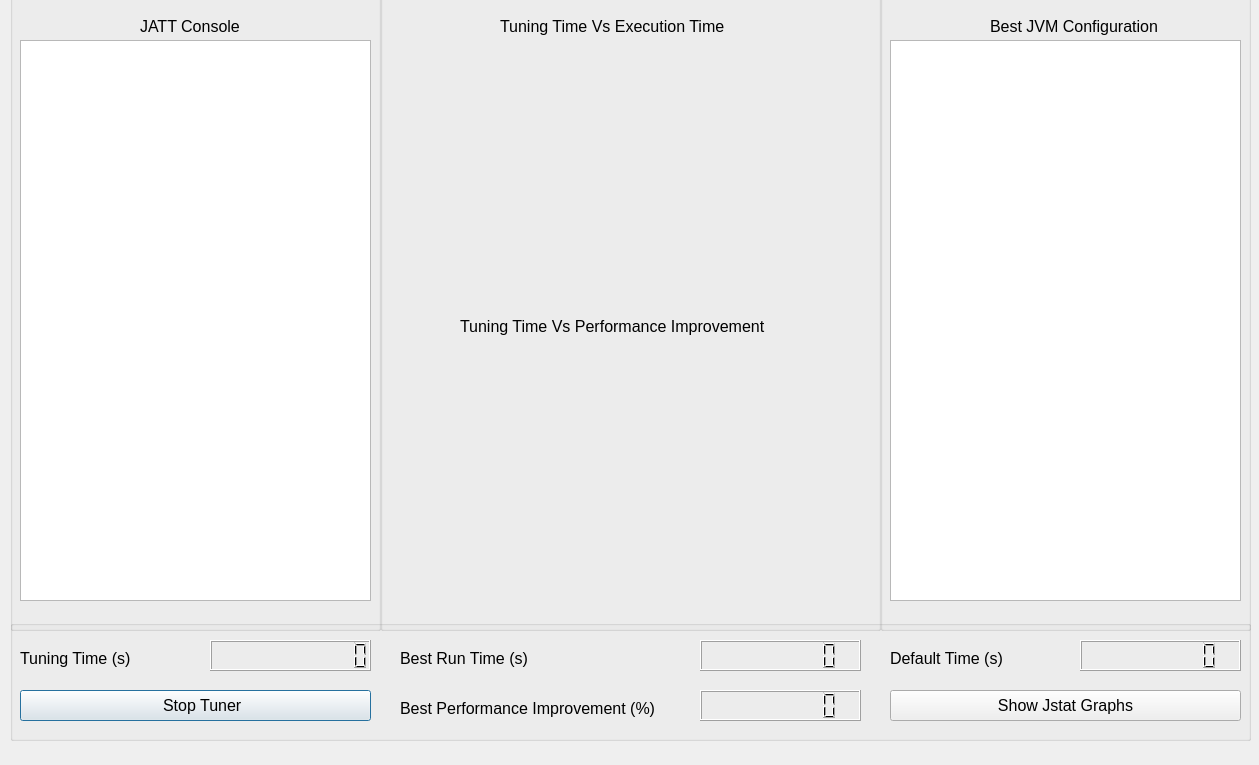
<?xml version="1.0" encoding="UTF-8"?>
<ui version="4.0">
 <class>Results</class>
 <widget class="QDialog" name="Results">
  <property name="geometry">
   <rect>
    <x>0</x>
    <y>0</y>
    <width>1259</width>
    <height>765</height>
   </rect>
  </property>
  <property name="maximumSize">
   <size>
    <width>1259</width>
    <height>16777215</height>
   </size>
  </property>
  <property name="windowTitle">
   <string>JATT-Console and Performance Improvement Graph</string>
  </property>
  <widget class="QGroupBox" name="groupBox_5">
   <property name="geometry">
    <rect>
     <x>10</x>
     <y>-10</y>
     <width>371</width>
     <height>641</height>
    </rect>
   </property>
   <property name="title">
    <string/>
   </property>
   <widget class="QTextEdit" name="txt_console">
    <property name="enabled">
     <bool>true</bool>
    </property>
    <property name="geometry">
     <rect>
      <x>10</x>
      <y>50</y>
      <width>351</width>
      <height>561</height>
     </rect>
    </property>
    <property name="readOnly">
     <bool>true</bool>
    </property>
   </widget>
   <widget class="QLabel" name="label">
    <property name="geometry">
     <rect>
      <x>130</x>
      <y>26</y>
      <width>121</width>
      <height>20</height>
     </rect>
    </property>
    <property name="font">
     <font>
      <pointsize>12</pointsize>
     </font>
    </property>
    <property name="text">
     <string>JATT Console</string>
    </property>
   </widget>
  </widget>
  <widget class="QGroupBox" name="groupBox_6">
   <property name="geometry">
    <rect>
     <x>380</x>
     <y>-10</y>
     <width>501</width>
     <height>641</height>
    </rect>
   </property>
   <property name="toolTip">
    <string>&lt;html&gt;&lt;head/&gt;&lt;body&gt;&lt;p&gt;Execution Time with Time graph : Lower the better&lt;/p&gt;&lt;/body&gt;&lt;/html&gt;</string>
   </property>
   <property name="title">
    <string/>
   </property>
   <widget class="QCustomPlot" name="graph" native="true">
    <property name="geometry">
     <rect>
      <x>20</x>
      <y>50</y>
      <width>461</width>
      <height>261</height>
     </rect>
    </property>
   </widget>
   <widget class="QCustomPlot" name="performancegraph" native="true">
    <property name="geometry">
     <rect>
      <x>20</x>
      <y>350</y>
      <width>461</width>
      <height>261</height>
     </rect>
    </property>
   </widget>
   <widget class="QLabel" name="label_2">
    <property name="geometry">
     <rect>
      <x>120</x>
      <y>26</y>
      <width>251</width>
      <height>20</height>
     </rect>
    </property>
    <property name="font">
     <font>
      <pointsize>12</pointsize>
     </font>
    </property>
    <property name="text">
     <string>Tuning Time Vs Execution Time</string>
    </property>
   </widget>
   <widget class="QLabel" name="label_3">
    <property name="geometry">
     <rect>
      <x>80</x>
      <y>326</y>
      <width>341</width>
      <height>20</height>
     </rect>
    </property>
    <property name="font">
     <font>
      <pointsize>12</pointsize>
     </font>
    </property>
    <property name="text">
     <string>Tuning Time Vs Performance Improvement</string>
    </property>
   </widget>
  </widget>
  <widget class="QGroupBox" name="groupBox">
   <property name="geometry">
    <rect>
     <x>10</x>
     <y>620</y>
     <width>1241</width>
     <height>121</height>
    </rect>
   </property>
   <property name="title">
    <string/>
   </property>
   <widget class="QLabel" name="label_8">
    <property name="geometry">
     <rect>
      <x>10</x>
      <y>30</y>
      <width>141</width>
      <height>17</height>
     </rect>
    </property>
    <property name="font">
     <font>
      <pointsize>12</pointsize>
     </font>
    </property>
    <property name="text">
     <string>Tuning Time (s)</string>
    </property>
   </widget>
   <widget class="QLCDNumber" name="num_tuning">
    <property name="geometry">
     <rect>
      <x>200</x>
      <y>20</y>
      <width>161</width>
      <height>31</height>
     </rect>
    </property>
    <property name="digitCount">
     <number>11</number>
    </property>
    <property name="value" stdset="0">
     <double>0.000000000000000</double>
    </property>
   </widget>
   <widget class="QLCDNumber" name="num_performance">
    <property name="geometry">
     <rect>
      <x>690</x>
      <y>20</y>
      <width>161</width>
      <height>31</height>
     </rect>
    </property>
    <property name="digitCount">
     <number>8</number>
    </property>
    <property name="value" stdset="0">
     <double>0.000000000000000</double>
    </property>
   </widget>
   <widget class="QLabel" name="label_9">
    <property name="geometry">
     <rect>
      <x>390</x>
      <y>30</y>
      <width>191</width>
      <height>17</height>
     </rect>
    </property>
    <property name="font">
     <font>
      <pointsize>12</pointsize>
     </font>
    </property>
    <property name="text">
     <string>Best Run Time (s)</string>
    </property>
   </widget>
   <widget class="QLabel" name="label_11">
    <property name="geometry">
     <rect>
      <x>390</x>
      <y>80</y>
      <width>261</width>
      <height>17</height>
     </rect>
    </property>
    <property name="font">
     <font>
      <pointsize>12</pointsize>
     </font>
    </property>
    <property name="text">
     <string>Best Performance Improvement (%)</string>
    </property>
   </widget>
   <widget class="QLCDNumber" name="num_best_improvement">
    <property name="geometry">
     <rect>
      <x>690</x>
      <y>70</y>
      <width>161</width>
      <height>31</height>
     </rect>
    </property>
    <property name="digitCount">
     <number>8</number>
    </property>
    <property name="value" stdset="0">
     <double>0.000000000000000</double>
    </property>
   </widget>
   <widget class="QPushButton" name="cmd_stopTuner">
    <property name="geometry">
     <rect>
      <x>10</x>
      <y>70</y>
      <width>351</width>
      <height>31</height>
     </rect>
    </property>
    <property name="font">
     <font>
      <pointsize>12</pointsize>
     </font>
    </property>
    <property name="text">
     <string>   Stop Tuner</string>
    </property>
    <property name="icon">
     <iconset>
      <normaloff>../icons/off.svg</normaloff>../icons/off.svg</iconset>
    </property>
   </widget>
   <widget class="QPushButton" name="cmd_jstat">
    <property name="geometry">
     <rect>
      <x>880</x>
      <y>70</y>
      <width>351</width>
      <height>31</height>
     </rect>
    </property>
    <property name="font">
     <font>
      <pointsize>12</pointsize>
     </font>
    </property>
    <property name="text">
     <string>Show Jstat Graphs</string>
    </property>
   </widget>
   <widget class="QLCDNumber" name="num_default_time">
    <property name="geometry">
     <rect>
      <x>1070</x>
      <y>20</y>
      <width>161</width>
      <height>31</height>
     </rect>
    </property>
    <property name="digitCount">
     <number>8</number>
    </property>
    <property name="value" stdset="0">
     <double>0.000000000000000</double>
    </property>
   </widget>
   <widget class="QLabel" name="label_10">
    <property name="geometry">
     <rect>
      <x>880</x>
      <y>30</y>
      <width>191</width>
      <height>17</height>
     </rect>
    </property>
    <property name="font">
     <font>
      <pointsize>12</pointsize>
     </font>
    </property>
    <property name="text">
     <string>Default Time (s)</string>
    </property>
   </widget>
  </widget>
  <widget class="QGroupBox" name="groupBox_2">
   <property name="geometry">
    <rect>
     <x>880</x>
     <y>-10</y>
     <width>371</width>
     <height>641</height>
    </rect>
   </property>
   <property name="title">
    <string/>
   </property>
   <widget class="QTextEdit" name="txt_bestconfig">
    <property name="enabled">
     <bool>true</bool>
    </property>
    <property name="geometry">
     <rect>
      <x>10</x>
      <y>50</y>
      <width>351</width>
      <height>561</height>
     </rect>
    </property>
    <property name="readOnly">
     <bool>true</bool>
    </property>
   </widget>
   <widget class="QLabel" name="label_4">
    <property name="geometry">
     <rect>
      <x>110</x>
      <y>26</y>
      <width>241</width>
      <height>20</height>
     </rect>
    </property>
    <property name="font">
     <font>
      <pointsize>12</pointsize>
     </font>
    </property>
    <property name="text">
     <string>Best JVM Configuration</string>
    </property>
   </widget>
  </widget>
 </widget>
 <customwidgets>
  <customwidget>
   <class>QCustomPlot</class>
   <extends>QWidget</extends>
   <header>qcustomplot.h</header>
   <container>1</container>
  </customwidget>
 </customwidgets>
 <resources/>
 <connections/>
</ui>
